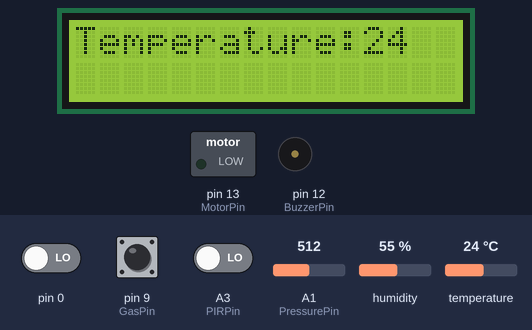
Bench run of a sketch on a simulated Arduino Uno, built with avr-gcc and run on an emulated ATmega328P. Parts: 16×2 character LCD, switched loads named in the sketch (green lamp = pin HIGH), buzzer (waves = sounding, pin HIGH). The inputs (shaded band) are chosen by the test bench; at power-on: A1 (PressurePin) = 512, temperature 24 °C, pin 0 LOW, pin 9 (GasPin) HIGH, A3 (PIRPin) LOW, humidity 55 %.

Above: at 1.2 s.
1.3 s: A1 (PressurePin) set to 153
3.4 s: A1 (PressurePin) set to 134
At 3.9 s:
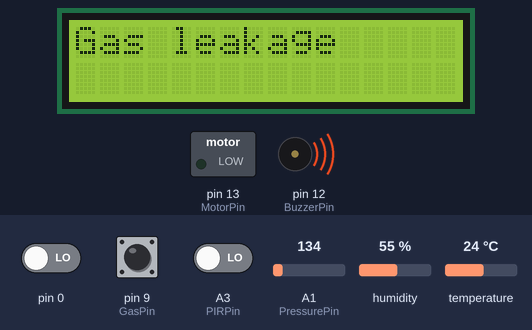
6.4 s: temperature set to 12 °C
8.6 s: temperature set to 19 °C
11.0 s: temperature set to 28 °C
16.3 s: A1 (PressurePin) set to 157
At 16.49 s:
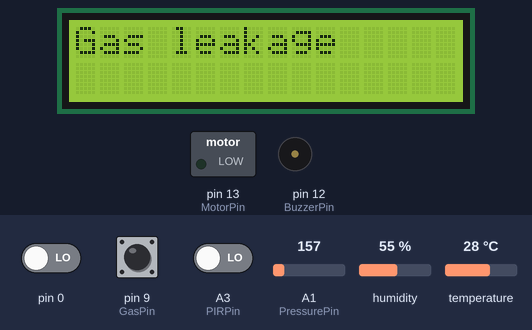
Timing chart, 0 to 19.2 s (numbered marks = the images above; inputs shaded):
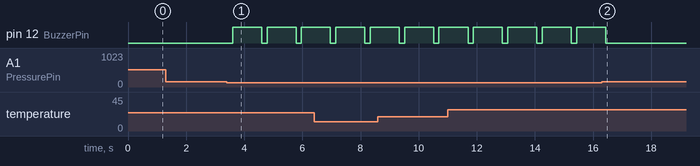

The sketch:

Arduino_Program.ino
```cpp
#include<LiquidCrystal.h>
#include <dht11.h>
dht11 DHT11;
#define DHT11PIN 8

LiquidCrystal Lcd(7,6,5,4,3,2);

const int PIRPin = A3;
const int MotorPin = 13;
const int PressurePin = A1;
const int BuzzerPin = 12;
const int GasPin = 9;

int chk = 0;
int DefaultTemperature = 17;
int ReferenceTemperature = 24;
int DefaultRoomTemperature = 27;
int PressureReading = 0;
int BluetoothReading;

void setup() {
  pinMode(MotorPin, OUTPUT);
  pinMode(PIRPin, INPUT);
  pinMode(PressurePin, INPUT);
  pinMode(BuzzerPin, OUTPUT);
  Lcd.begin(16,2);
}

void motorOn() {
  digitalWrite(MotorPin, HIGH);
}

void motorOff() {
  digitalWrite(MotorPin, LOW);
}

void loop() {

  chk = DHT11.read(DHT11PIN);
  int PIRRead = digitalRead(PIRPin);
  int Temperature = DHT11.temperature;
  int Humidity = DHT11.humidity;
  int mvReading = analogRead(PressurePin);

  if((Temperature>=DefaultRoomTemperature+5) && (PIRRead==1)) {
    motorOn();
  }

  else if(Temperature<ReferenceTemperature) {
    motorOff();
  }

  Lcd.print("Temperature:");
  Lcd.println(Temperature);
  Lcd.print("Humidity: ");
  Lcd.println(Humidity);
  delay(50);
  Lcd.clear();
  if((mvReading>377)&&(digitalRead(GasPin)==LOW)) {
      Lcd.print("Good Gas levels");
  }

  if((mvReading>147) && (mvReading<=377)&&(digitalRead(GasPin)==LOW)) {
    Lcd.print("Low Gas levels");
  }

  if(digitalRead((GasPin)==1) || (mvReading<=147)) {
      Lcd.print("Gas leakage");
      digitalWrite(BuzzerPin, HIGH);
      delay(1000);
  }

  digitalWrite(BuzzerPin, LOW);
  delay(100);
  Lcd.clear();
}
```

Measured:
- the behaviour switches between 148 and 147 on A1 (PressurePin) (found by bisection; images 0 and 1)
- after the input at 3.4 s, pin 12 (BuzzerPin): alternates HIGH for 1.0 s and LOW for 0.18 s, starting after 0.20 s; the display: first differs from a run without the input after 0.20 s (image 1)
- after the input at 16.3 s, pin 12 (BuzzerPin): goes on until 16.4 s, then stays LOW
- what the display in image 1 shows lasts 1.1 s, from 3.6 s to 4.7 s
